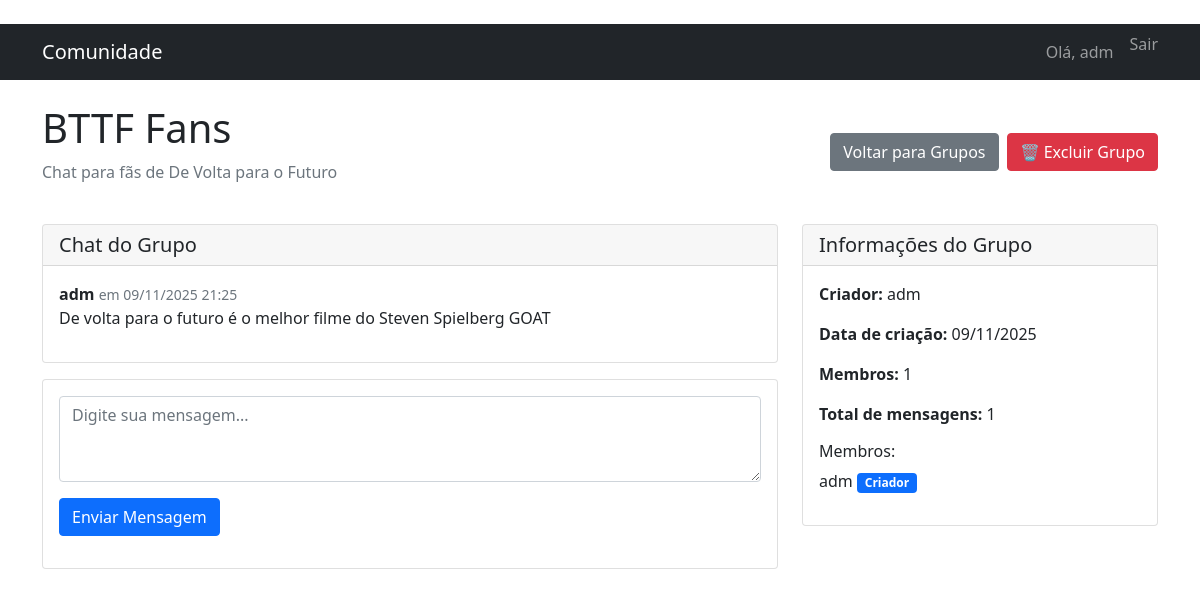
/chat/grupo/4/ (signed in), run on the app's committed database.
### chat/models.py (models this page shows, shortened)
class Grupo(models.Model):
    nome = models.CharField(max_length=100)
    descricao = models.TextField(blank=True)
    criador = models.ForeignKey(User, on_delete=models.CASCADE)
    data_criacao = models.DateTimeField(auto_now_add=True)
    membros = models.ManyToManyField(User, related_name='grupos', blank=True)
    class Meta:
        ordering = ['-data_criacao']

class Mensagem(models.Model):
    grupo = models.ForeignKey(Grupo, on_delete=models.CASCADE, related_name='mensagens')
    autor = models.ForeignKey(User, on_delete=models.CASCADE)
    conteudo = models.TextField()
    data_envio = models.DateTimeField(auto_now_add=True)
    class Meta:
        ordering = ['data_envio']

### chat/views.py (the view)
# urls.py: path('grupo/<int:grupo_id>/', views.detalhes_grupo, name='detalhes_grupo'),
@login_required
def detalhes_grupo(request, grupo_id):
    grupo = get_object_or_404(Grupo, id=grupo_id)
    mensagens = grupo.mensagens.all()[:50]
    if request.method == 'POST':
        form = MensagemForm(request.POST)
        if form.is_valid():
            mensagem = form.save(commit=False)
            mensagem.grupo = grupo
            mensagem.autor = request.user
            mensagem.save()
            return redirect('chat:detalhes_grupo', grupo_id=grupo.id)
    else:
        form = MensagemForm()
    return render(request, 'chat/detalhes_grupo.html', {
        'grupo': grupo,
        'mensagens': mensagens,
        'form': form
    })

### chat/forms.py
class MensagemForm(forms.ModelForm):
    class Meta:
        model = Mensagem
        fields = ['conteudo']
        widgets = {
            'conteudo': forms.Textarea(attrs={
                'class': 'form-control',
                'placeholder': 'Digite sua mensagem...',
                'rows': 3
            }),
        }

### chat/templates/chat/detalhes_grupo.html (shortened to what this page needs)
﻿{% extends 'base.html' %}
{% block content %}
<div class="d-flex justify-content-between align-items-center mb-4">
    <div>
        <h1>{{ grupo.nome }}</h1>
        <p class="text-muted">{{ grupo.descricao }}</p>
    </div>
    <div class="d-flex gap-2">
        <a href="{% url 'chat:lista_grupos' %}" class="btn btn-secondary">Voltar para Grupos</a>
        {% if user == grupo.criador or user.is_superuser %}
            <a href="{% url 'chat:excluir_grupo' grupo.id %}" class="btn btn-danger">
                🗑️ Excluir Grupo
            </a>
        {% endif %}
    </div>
</div>
<div class="row">
    <div class="col-md-8">
        <div class="card">
            <div class="card-header">
                <h5 class="mb-0">Chat do Grupo</h5>
            </div>
            <div class="card-body" style="max-height: 400px; overflow-y: auto;" id="chat-messages">
                {% for mensagem in mensagens %}
                <div class="mb-3">
                    <strong>{{ mensagem.autor.username }}</strong>
                    <small class="text-muted">em {{ mensagem.data_envio|date:"d/m/Y H:i" }}</small>
                    <p class="mb-1">{{ mensagem.conteudo }}</p>
                </div>
                {% empty %}
                <p class="text-muted">Nenhuma mensagem ainda. Seja o primeiro a enviar uma mensagem!</p>
                {% endfor %}
            </div>
        </div>
        {% if user in grupo.membros.all %}
        <div class="card mt-3">
            <div class="card-body">
                <form method="post">
                    <div class="mb-3">
                        {{ form.conteudo }}
                    </div>
                    <button type="submit" class="btn btn-primary">Enviar Mensagem</button>
                </form>
            </div>
        </div>
        {% else %}
        <div class="alert alert-warning mt-3">
            Você precisa ser membro do grupo para enviar mensagens.
            <a href="{% url 'chat:entrar_grupo' grupo.id %}" class="alert-link">Entrar no grupo</a>
        </div>
        {% endif %}
    </div>
    <div class="col-md-4">
        <div class="card">
            <div class="card-header">
                <h5 class="mb-0">Informações do Grupo</h5>
            </div>
            <div class="card-body">
                <p><strong>Criador:</strong> {{ grupo.criador.username }}</p>
                <p><strong>Data de criação:</strong> {{ grupo.data_criacao|date:"d/m/Y" }}</p>
                <p><strong>Membros:</strong> {{ grupo.membros.count }}</p>
                <p><strong>Total de mensagens:</strong> {{ grupo.mensagens.count }}</p>
                <h6>Membros:</h6>
                <ul class="list-unstyled">
                    {% for membro in grupo.membros.all %}
                    <li>
                        {{ membro.username }}
                        {% if membro == grupo.criador %}
                            <span class="badge bg-primary">Criador</span>
                        {% endif %}
                    </li>
                    {% endfor %}
                </ul>
            </div>
        </div>
    </div>
</div>
{% endblock %}

### templates/base.html (shortened to what this page needs)
<!DOCTYPE html>
<html lang="pt-br">
<head>
    <link href="https://cdn.jsdelivr.net/npm/bootstrap@5.1.3/dist/css/bootstrap.min.css" rel="stylesheet">
</head>
<body>
    <nav class="navbar navbar-expand-lg navbar-dark bg-dark">
        <div class="container">
            <a class="navbar-brand" href="{% url 'chat:lista_grupos' %}">Comunidade</a>
            <div class="navbar-nav ms-auto">
                {% if user.is_authenticated %}
                    <span class="navbar-text me-3">Olá, {{ user.username }}</span>
                    <form method="post" action="{% url 'logout' %}" class="d-inline">
                        <button type="submit" class="btn btn-link nav-link p-0" style="border: none; background: none;">
                            Sair
                        </button>
                    </form>
                {% else %}
                    <a class="nav-link" href="{% url 'login' %}">Entrar</a>
                {% endif %}
            </div>
        </div>
    </nav>
    <div class="container mt-4">
        {% block content %}
        {% endblock %}
    </div>
</body>
</html>

### data on the page
Grupo: nome "BTTF Fans", descricao "Chat para fãs de De Volta para o Futuro", criador.username "adm", data_criacao "09/11/2025", membros.count "1", mensagens.count "1"
Mensagem: autor.username "adm", data_envio "09/11/2025 21:25", conteudo "De volta para o futuro é o melhor filme do Steven Spielberg GOAT"

### other printed values
{{ user.username }} "adm"
{{ membro.username }} "adm"
